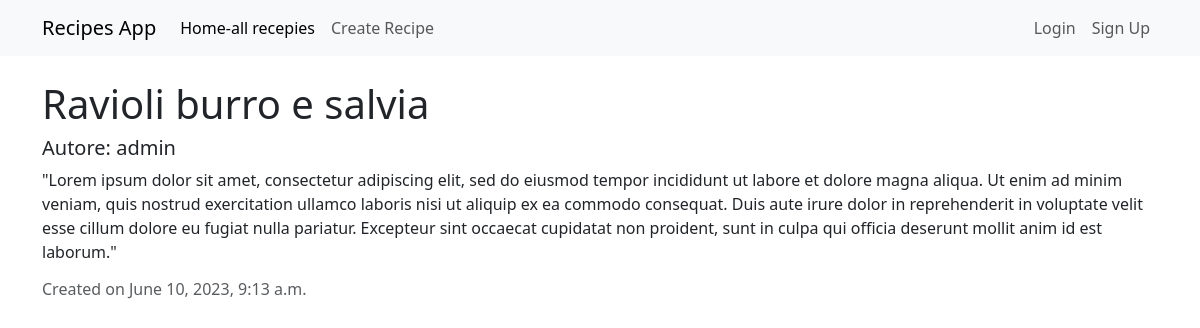
The app's page /recipe/2/ with its own data.
### recipes/models.py (models this page shows, shortened)
class Recipe(models.Model):
    title = models.CharField(max_length=100)
    description = models.TextField()
    created_at = models.DateTimeField(auto_now_add=True)
    author = models.ForeignKey(User, on_delete=models.CASCADE)
    favorite = models.ManyToManyField(User, related_name='favorite', blank=True)

### recipes/views.py (the view)
# urls.py: path('recipe/<int:pk>/', views.RecipeDetailView.as_view(), name="recipes-detail"),
class RecipeDetailView(DetailView):
    model = models.Recipe

### recipes/templates/recipes/recipe_detail.html (shortened to what this page needs)
{% extends 'recipes/base.html' %}
{% block content %}
        <h1 class="card-title mt-4">{{object.title}}</h1>
        <h5 class="mt-2">Autore: {{ object.author }}</h5>
        <p class="card-text">{{ recipe.description }}</p>
        <h6 class="card-subtitle mb-2 text-muted">Created on {{object.created_at}}</h6>
{% endblock content %}

### recipes/templates/recipes/base.html (shortened to what this page needs)
<!DOCTYPE html>
<html lang="en">
<head>
    <link href="https://cdn.jsdelivr.net/npm/bootstrap@5.3.0-alpha3/dist/css/bootstrap.min.css"
    rel="stylesheet"
>
</head>
<body>
    <nav class="navbar navbar-expand-lg navbar-light bg-light">
      <div class="container">
        <a class="navbar-brand" href="{% url 'recipes-home' %}">Recipes App</a>
        <div class="collapse navbar-collapse" id="navbarSupportedContent">
          <ul class="navbar-nav me-auto mb-2 mb-lg-0">
            <li class="nav-item">
              <a class="nav-link active" aria-current="page" href="{% url 'recipes-home' %}">Home-all recepies</a>
            </li>
            <li class="nav-item">
              <a class="nav-link" href="{% url 'recipes-create' %}">Create Recipe</a>
            </li>
          </ul>
          <div class="navbar-nav">
                {% if user.is_authenticated %}
                    <a class="nav-item nav-link" href="{%  url 'user-profile'%}">My Profile</a>
                    <a class="nav-item nav-link" href="{%  url 'user-logout'%}">Logout</a>
                {% else %}
                    <a class="nav-item nav-link" href="{%  url 'user-login'%}" >Login</a>
                    <a class="nav-item nav-link" href="{%  url 'user-register'%}" >Sign Up</a>
                {% endif %}
          </div>
        </div>
      </div>
    </nav>
    <div class="container">
       {% block content %}{% endblock content %}
    </div>
</body>
</html>

### records on screen
Recipe: title "Ravioli burro e salvia", author "admin", description "\"Lorem ipsum dolor sit amet, consectetur adipiscing elit, sed do eiusmod tempor incididunt ut labore et dolore magna aliqua. Ut enim ad minim veniam, quis nostrud exercitation ullamco laboris nisi ut aliquip ex ea commodo consequat. Duis aute irure dolor in reprehenderit in voluptate velit esse cillum dolore eu fugiat nulla pariatur. Excepteur sint occaecat cupidatat non proident, sunt in culpa qui officia deserunt mollit anim id est laborum.\"", created_at "June 10, 2023, 9:13 a.m."
